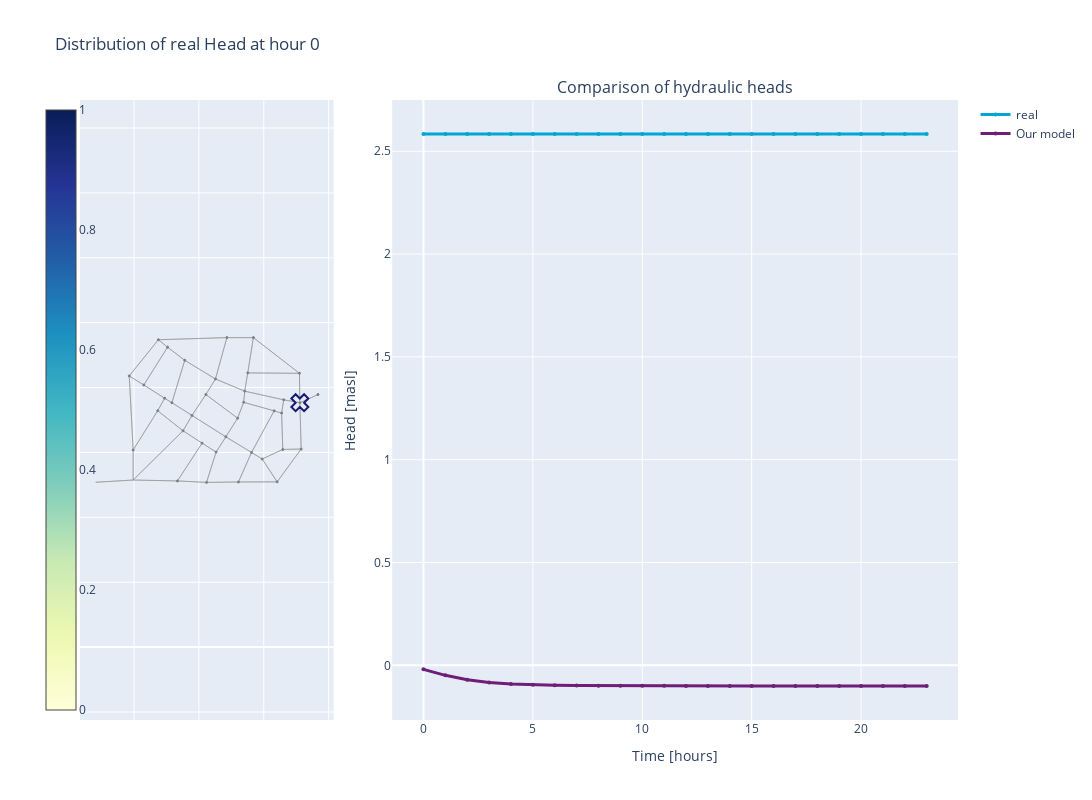

Here is the notebook cell this chart was saved with:
### Code cell
from utils.Dashboard import Dashboard
from IPython.display import display
import plotly.io as pio

_,_,_, pred, real, time = testing(model, val_loader)
pred = pred.reshape(-1,n_nodes)
real = real.reshape(-1,n_nodes)

# Array below is created to ensure proper indexing of the nodes when displaying
type_array = (val_database[0].type_1H == 0) | (val_database[0].type_1H == 2)
d = Dashboard(pd.DataFrame(real[0:24, :]),pd.DataFrame(pred[0:24, :]),to_networkx(val_dataset[0],node_attrs=['pos', 'ID']),type_array)
f = d.display_results()

for i in [0, 1, 7, 36]:
	plt.plot(real[0:24, i], label="Real")
	plt.plot(pred[0:24, i], label="Predicted")
	plt.ylabel('Head')
	plt.xlabel('Timestep')
	plt.legend()
	# wandb.log({f'Node {i}': wandb.Image(plt)})
	plt.close()

# Create a table

# Add Plotly figure as HTML file into Table
# table = wandb.Table(columns = ["Figure" + str(i)])
# with open('./my_HTML_' + str(i) + '.html', 'r', encoding='utf-8') as file:
# 	html_content = file.read()
# table.add_data(wandb.Html(html_content))
display(f)
# wandb.finish()

### Figure 1 — Plotly figure (JSON) as saved in the notebook; plotly's stock layout.template omitted (floating-point values rounded to 4 significant figures; data arrays with more than 128 entries replaced by an {"elided": "..."} marker saying what was removed)
{"data": [{"hovertemplate": "%{text}", "marker": {"cmax": 1, "cmin": 0, "color": [2.584, 2.527, 2.439, 2.376, 2.257, 2.57, 1.144e-05, 2.681, 2.648, 2.508, 2.469, 2.382, 2.322, 2.372, 2.452, 2.518, 2.61, 2.502, 2.401, 2.394, 2.391, 2.486, 2.509, 2.733, 2.526, 2.443, 2.486, 2.625, 2.54, 2.513, 2.526, 2.51, 2.545, 2.55, 2.606, 2.64, 3.336], "colorbar": {"ticklabelposition": "outside", "x": -0.05}, "colorscale": [[0.0, "rgb(255,255,217)"], [0.125, "rgb(237,248,177)"], [0.25, "rgb(199,233,180)"], [0.375, "rgb(127,205,187)"], [0.5, "rgb(65,182,196)"], [0.625, "rgb(29,145,192)"], [0.75, "rgb(34,94,168)"], [0.875, "rgb(37,52,148)"], [1.0, "rgb(8,29,88)"]], "line": {"color": "DarkSlateGrey", "width": 1}, "showscale": true, "size": [2.584, 2.527, 2.439, 2.376, 2.257, 2.57, 0.0, 2.681, 2.648, 2.508, 2.469, 2.382, 2.322, 2.372, 2.452, 2.518, 2.61, 2.502, 2.401, 2.394, 2.391, 2.486, 2.509, 2.733, 2.526, 2.443, 2.486, 2.625, 2.54, 2.513, 2.526, 2.51, 2.545, 2.55, 2.606, 2.64, 3.336], "sizemin": 1, "sizeref": 1.668}, "mode": "markers", "name": "coordinates", "showlegend": false, "text": ["<b><br> Node ID: </b> 1 <br> <b>Value:</b> 2.58", "<b><br> Node ID: </b> 2 <br> <b>Value:</b> 2.53", "<b><br> Node ID: </b> 3 <br> <b>Value:</b> 2.44", "<b><br> Node ID: </b> 4 <br> <b>Value:</b> 2.38", "<b><br> Node ID: </b> 5 <br> <b>Value:</b> 2.26", "<b><br> Node ID: </b> 6 <br> <b>Value:</b> 2.57", "<b><br> Node ID: </b> 7 <br> <b>Value:</b> 0.00", "<b><br> Node ID: </b> 8 <br> <b>Value:</b> 2.68", "<b><br> Node ID: </b> 9 <br> <b>Value:</b> 2.65", "<b><br> Node ID: </b> 10 <br> <b>Value:</b> 2.51", "<b><br> Node ID: </b> 11 <br> <b>Value:</b> 2.47", "<b><br> Node ID: </b> 12 <br> <b>Value:</b> 2.38", "<b><br> Node ID: </b> 13 <br> <b>Value:</b> 2.32", "<b><br> Node ID: </b> 14 <br> <b>Value:</b> 2.37", "<b><br> Node ID: </b> 15 <br> <b>Value:</b> 2.45", "<b><br> Node ID: </b> 16 <br> <b>Value:</b> 2.52", "<b><br> Node ID: </b> 17 <br> <b>Value:</b> 2.61", "<b><br> Node ID: </b> 18 <br> <b>Value:</b> 2.50", "<b><br> Node ID: </b> 19 <br> <b>Value:</b> 2.40", "<b><br> Node ID: </b> 20 <br> <b>Value:</b> 2.39", "<b><br> Node ID: </b> 21 <br> <b>Value:</b> 2.39", "<b><br> Node ID: </b> 22 <br> <b>Value:</b> 2.49", "<b><br> Node ID: </b> 23 <br> <b>Value:</b> 2.51", "<b><br> Node ID: </b> 24 <br> <b>Value:</b> 2.73", "<b><br> Node ID: </b> 25 <br> <b>Value:</b> 2.53", "<b><br> Node ID: </b> 26 <br> <b>Value:</b> 2.44", "<b><br> Node ID: </b> 27 <br> <b>Value:</b> 2.49", "<b><br> Node ID: </b> 28 <br> <b>Value:</b> 2.63", "<b><br> Node ID: </b> 29 <br> <b>Value:</b> 2.54", "<b><br> Node ID: </b> 30 <br> <b>Value:</b> 2.51", "<b><br> Node ID: </b> 31 <br> <b>Value:</b> 2.53", "<b><br> Node ID: </b> 32 <br> <b>Value:</b> 2.51", "<b><br> Node ID: </b> 33 <br> <b>Value:</b> 2.55", "<b><br> Node ID: </b> 34 <br> <b>Value:</b> 2.55", "<b><br> Node ID: </b> 35 <br> <b>Value:</b> 2.61", "<b><br> Node ID: </b> 36 <br> <b>Value:</b> 2.64", "<b><br> Node ID: </b> 37 <br> <b>Value:</b> nan", "<b><br> Node ID: </b> 38 <br> <b>Value:</b> 3.34"], "x": [7112.0, 5680.0, 4862.0, 2751.0, 1853.0, 1974.0, 1974.0, 4235.0, 6412.0, 5413.0, 4511.0, 3034.0, 2302.0, 2945.0, 3786.0, 4830.0, 7100.0, 5506.0, 3564.0, 3167.0, 2731.0, 3511.0, 4098.0, 3337.0, 4531.0, 4215.0, 5194.0, 5218.0, 5623.0, 5951.0, 6614.0, 5380.0, 6319.0, 6549.0, 6586.0, 7152.0, 7670.0, 818.4], "y": [7532.0, 9539.0, 9539.0, 9474.0, 8358.0, 6076.0, 5150.0, 5077.0, 5093.0, 7888.0, 8265.0, 9244.0, 8078.0, 7670.0, 7140.0, 6481.0, 8439.0, 8451.0, 8839.0, 7532.0, 7286.0, 6667.0, 6286.0, 5121.0, 6011.0, 7783.0, 7055.0, 5089.0, 5999.0, 5797.0, 7621.0, 7544.0, 7282.0, 7213.0, 6092.0, 6104.0, 7783.0, 5080.0], "type": "scatter", "uid": "bc285720-c39f-488e-b733-d59e1c3b4a59", "xaxis": "x", "yaxis": "y"}, {"line": {"width": 3}, "marker": {"color": "#00A6D6", "size": 4}, "mode": "lines+markers", "name": "real", "x": [0, 1, 2, 3, 4, 5, 6, 7, 8, 9, 10, 11, 12, 13, 14, 15, 16, 17, 18, 19, 20, 21, 22, 23], "y": [2.584, 2.584, 2.584, 2.584, 2.584, 2.584, 2.584, 2.584, 2.584, 2.584, 2.584, 2.584, 2.584, 2.584, 2.584, 2.584, 2.584, 2.584, 2.584, 2.584, 2.584, 2.584, 2.584, 2.584], "type": "scatter", "uid": "423ec44e-6557-48d8-895d-4d0439724cf8", "xaxis": "x2", "yaxis": "y2"}, {"line": {"width": 3}, "marker": {"color": "#6F1D77", "size": 4}, "mode": "lines+markers", "name": "Our model", "x": [0, 1, 2, 3, 4, 5, 6, 7, 8, 9, 10, 11, 12, 13, 14, 15, 16, 17, 18, 19, 20, 21, 22, 23], "y": [-0.01947, -0.04859, -0.07038, -0.0835, -0.09085, -0.09486, -0.09705, -0.09826, -0.09895, -0.09937, -0.09963, -0.0998, -0.09993, -0.1, -0.1001, -0.1002, -0.1002, -0.1003, -0.1003, -0.1003, -0.1004, -0.1004, -0.1004, -0.1005], "type": "scatter", "uid": "05ed2e68-004d-49e9-b5df-0779d86e645e", "xaxis": "x2", "yaxis": "y2"}, {"hoverinfo": "none", "line": {"color": "#888", "width": 0.5}, "mode": "lines", "showlegend": false, "x": {"elided": "354 float values"}, "y": {"elided": "354 float values"}, "type": "scatter", "uid": "44cabf54-31c5-4a75-b2d6-a0c01446bb6a", "xaxis": "x", "yaxis": "y"}, {"marker": {"color": "midnightblue", "line": {"width": 2}, "size": 15, "symbol": "x-open"}, "showlegend": false, "x": [7112.0], "y": [7532.0], "type": "scatter", "uid": "6b871a9e-14a7-4325-9bb8-05606822c3dd", "xaxis": "x", "yaxis": "y"}], "layout": {"annotations": [{"font": {"size": 16}, "showarrow": false, "text": " ", "x": 0.1444, "xanchor": "center", "xref": "paper", "y": 1.0, "yanchor": "bottom", "yref": "paper"}, {"font": {"size": 16}, "showarrow": false, "text": "Comparison of hydraulic heads", "x": 0.6778, "xanchor": "center", "xref": "paper", "y": 1.0, "yanchor": "bottom", "yref": "paper"}], "xaxis": {"anchor": "y", "domain": [0.0, 0.2889], "showticklabels": false}, "yaxis": {"anchor": "x", "domain": [0.0, 1.0], "scaleanchor": "x", "scaleratio": 1, "showticklabels": false}, "xaxis2": {"anchor": "y2", "domain": [0.3556, 1.0], "title": {"text": "Time [hours]"}}, "yaxis2": {"anchor": "x2", "domain": [0.0, 1.0], "title": {"text": "Head [masl]"}}, "width": 1600, "height": 800, "title": {"text": "Distribution of real Head at hour 0"}}}
